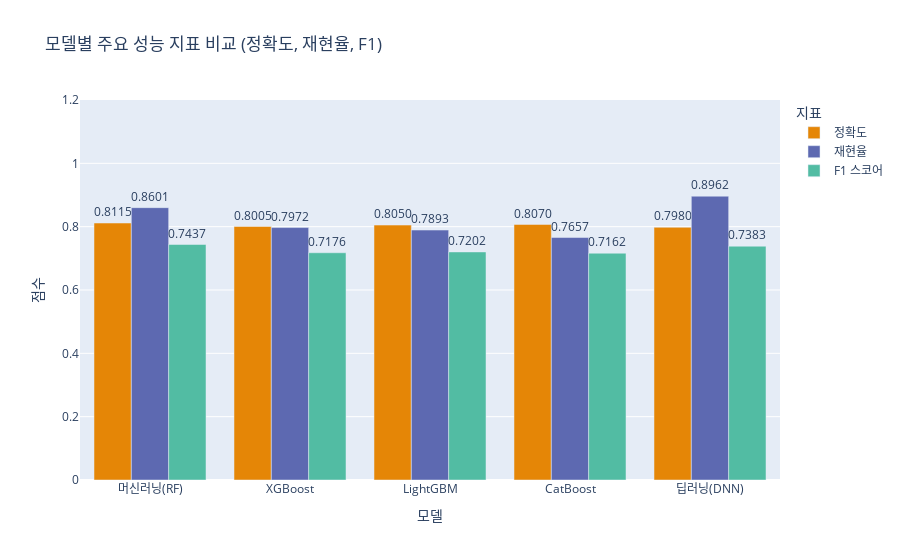
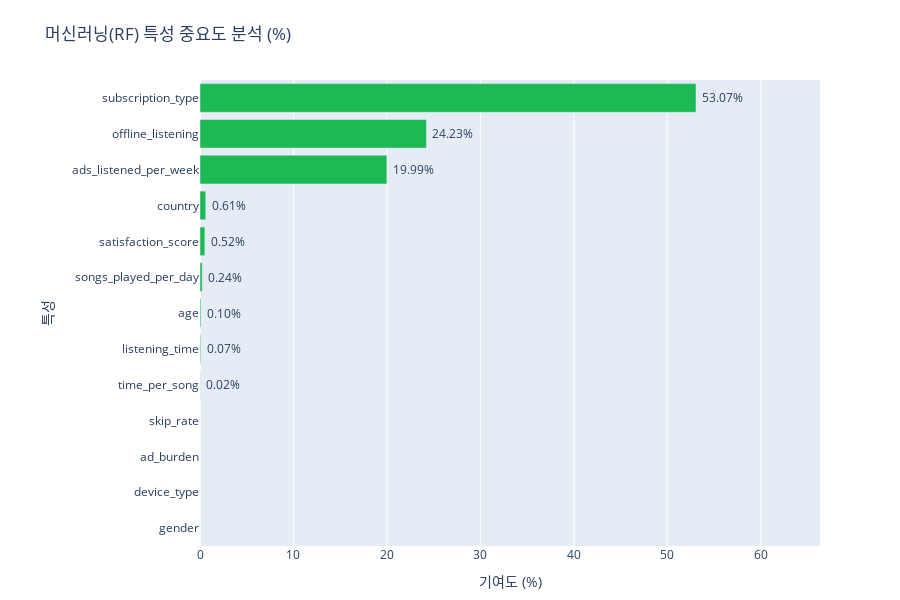
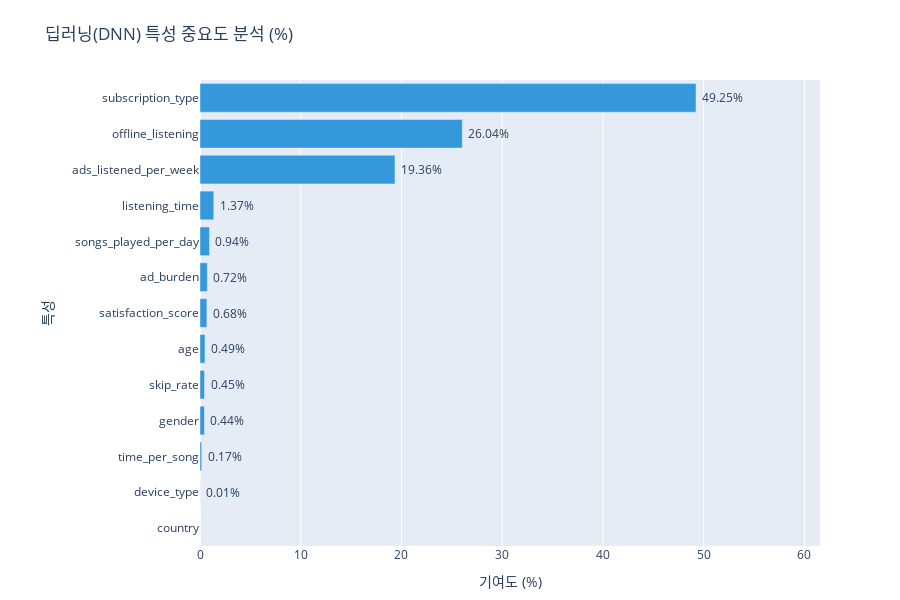
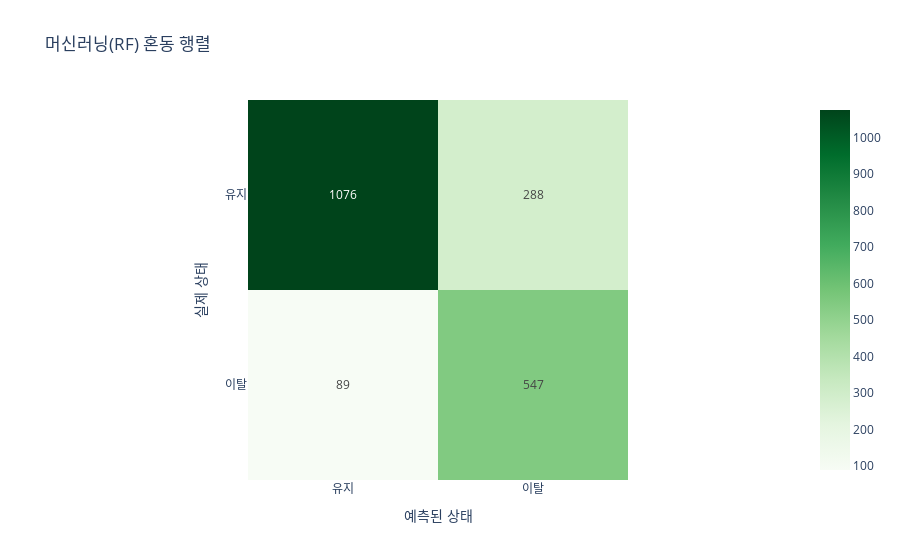

The cell these charts' notebook holds for them, in order:
### Code cell
import pandas as pd
import numpy as np
import joblib
import json
import os
import warnings
import plotly.express as px
import plotly.graph_objects as go
import onnxruntime as ort
from sklearn.metrics import (
    accuracy_score, f1_score, recall_score, 
    confusion_matrix, roc_curve, auc, 
    precision_recall_curve, average_precision_score
)
from sklearn.model_selection import train_test_split
from sklearn.inspection import permutation_importance

warnings.filterwarnings('ignore')

# 분석에 필요한 파일 경로와 결과 이미지를 저장할 위치를 설정합니다
metrics_path = '../data/model_metrics.json'
ml_model_path = '../models/spotify_churn_model.pkl'
dl_model_path = '../models/spotify_dl_model.onnx'
dl_preprocessor_path = '../models/dl_preprocessor.pkl'
data_path = '../data/spotify_churn_dataset.csv'
image_dir = '../02_training_report/images/'

if not os.path.exists(image_dir):
    os.makedirs(image_dir)

# 모델별 성능 지표를 불러와 데이터프레임으로 정리합니다
with open(metrics_path, 'r', encoding='utf-8') as f:
    metrics = json.load(f)

df_metrics = pd.DataFrame(metrics).T.reset_index().rename(columns={
    'index': '모델',
    'Accuracy': '정확도',
    'Recall': '재현율',
    'F1-Score': 'F1 스코어'
})

df_metrics['모델'] = df_metrics['모델'].replace({
    'Deep Learning (DNN)': '딥러닝(DNN)', 
    'RandomForest': '머신러닝(RF)',
    'Deep Learning (PyTorch_ONNX)': '딥러닝(DNN)'
})

# 1. 모델별 주요 성능 지표 시각화
fig_performance = px.bar(
    df_metrics, x='모델', y=['정확도', '재현율', 'F1 스코어'],
    barmode='group', text_auto='.4f', 
    title='모델별 주요 성능 지표 비교 (정확도, 재현율, F1)',
    labels={'value': '점수', 'variable': '지표'},
    color_discrete_sequence=px.colors.qualitative.Vivid
)
fig_performance.update_traces(textposition='outside')
fig_performance.update_layout(yaxis_range=[0, 1.2])
fig_performance.write_image(f'{image_dir}model_performance_bar.png')
fig_performance.show()

# 2. 데이터 준비 및 모델 로드
df = pd.read_csv(data_path)
if 'user_id' in df.columns: df = df.drop(columns=['user_id'])
df['ad_burden'] = df['ads_listened_per_week'] / (df['listening_time'] + 1)
df['satisfaction_score'] = df['songs_played_per_day'] * (1 - df['skip_rate'])
df['time_per_song'] = df['listening_time'] / (df['songs_played_per_day'] + 1)

X = df.drop(columns=['is_churned'])
y = df['is_churned']
_, X_test, _, y_test = train_test_split(X, y, test_size=0.2, random_state=42, stratify=y)

ml_model = joblib.load(ml_model_path)
dl_prep = joblib.load(dl_preprocessor_path)
ort_session = ort.InferenceSession(dl_model_path)

# 3. 사이킷런 호환 딥러닝 래퍼 클래스
class DLWrapper:
    def __init__(self, session, prep, threshold):
        self.session = session
        self.prep = prep
        self.threshold = threshold
        self._estimator_type = "classifier"
        self.classes_ = np.array([0, 1])
    
    def fit(self, X, y): return self
    
    def predict(self, X):
        X_proc = self.prep.transform(X).astype(np.float32)
        input_name = self.session.get_inputs()[0].name
        probs = self.session.run(None, {input_name: X_proc})[0].flatten()
        return (probs >= self.threshold).astype(int)

# 4. 특성 중요도 계산 및 시각화 (수치 실종 및 겹침 문제 해결)
print("특성 중요도를 산출하는 중입니다. 잠시만 기다려 주세요...")
dl_threshold = metrics.get('Deep Learning (DNN)', {}).get('Best Threshold', 0.5)
dl_model_wrapped = DLWrapper(ort_session, dl_prep, dl_threshold)

r_ml = permutation_importance(ml_model, X_test, y_test, n_repeats=5, random_state=42, scoring='f1')
r_dl = permutation_importance(dl_model_wrapped, X_test, y_test, n_repeats=5, random_state=42, scoring='f1')

def plot_importance(importance_results, title, file_name, color):
    df_imp = pd.DataFrame({'특성': X_test.columns, '중요도': importance_results.importances_mean})
    total = df_imp['중요도'].abs().sum()
    df_imp['기여도_pct'] = (df_imp['중요도'] / total) * 100
    df_imp = df_imp.sort_values(by='기여도_pct', ascending=True)

    fig = px.bar(
        df_imp, x='기여도_pct', y='특성', orientation='h', 
        title=title, color_discrete_sequence=[color],
        labels={'기여도_pct': '기여도 (%)'}
    )
    
    # 수치 앞에 공백을 추가하여 특성 이름과 겹치지 않게 하고, 강제로 표시하도록 설정합니다
    fig.update_traces(
        texttemplate=' %{x:.2f}%', 
        textposition='outside',
        cliponaxis=False
    )
    fig.update_layout(
        margin=dict(l=200, r=80, t=80, b=50), # 왼쪽 여백을 충분히 주어 겹침 방지
        uniformtext_minsize=10, # 텍스트 크기 최소값 설정
        uniformtext_mode='show', # 아주 작은 값도 숨기지 않고 강제로 표시
        height=600,
        xaxis=dict(range=[0, df_imp['기여도_pct'].max() * 1.25]) # 수치 공간 확보를 위해 범위 확장
    )
    fig.write_image(f'{image_dir}{file_name}')
    fig.show()

plot_importance(r_ml, '머신러닝(RF) 특성 중요도 분석 (%)', 'ml_importance.png', '#1DB954')
plot_importance(r_dl, '딥러닝(DNN) 특성 중요도 분석 (%)', 'dl_importance.png', '#3498DB')

# 5. 혼동 행렬 시각화
y_prob_ml = ml_model.predict_proba(X_test)[:, 1]
ml_thresh = metrics.get('RandomForest', {}).get('Best Threshold', 0.5)
y_pred_ml = (y_prob_ml >= ml_thresh).astype(int)
y_pred_dl = dl_model_wrapped.predict(X_test)

for y_pred, name, file, col in zip([y_pred_ml, y_pred_dl], ['머신러닝(RF)', '딥러닝(DNN)'], ['ml_cm.png', 'dl_cm.png'], ['Greens', 'Blues']):
    cm = confusion_matrix(y_test, y_pred)
    fig_cm = px.imshow(cm, text_auto=True, color_continuous_scale=col, x=['유지', '이탈'], y=['유지', '이탈'], title=f'{name} 혼동 행렬')
    fig_cm.update_layout(xaxis_title='예측된 상태', yaxis_title='실제 상태')
    fig_cm.write_image(f'{image_dir}{file}')
    fig_cm.show()

# 6. ROC 및 PR 커브 분석
X_test_dl_proc = dl_prep.transform(X_test).astype(np.float32)
y_prob_dl = ort_session.run(None, {ort_session.get_inputs()[0].name: X_test_dl_proc})[0].flatten()

for prob, label, roc_file, pr_file, color in zip(
    [y_prob_ml, y_prob_dl], ['머신러닝(RF)', '딥러닝(DNN)'], 
    ['ml_roc.png', 'dl_roc.png'], ['ml_pr.png', 'dl_pr.png'], ['#1DB954', '#3498DB']
):
    fpr, tpr, _ = roc_curve(y_test, prob)
    roc_score = auc(fpr, tpr)
    fig_roc = go.Figure()
    fig_roc.add_trace(go.Scatter(x=fpr, y=tpr, name=f'AUC = {roc_score:.4f}', line=dict(color=color, width=3)))
    fig_roc.add_shape(type='line', line=dict(dash='dash'), x0=0, x1=1, y0=0, y1=1)
    fig_roc.update_layout(title=f'{label} ROC 커브 (AUC: {roc_score:.4f})', xaxis_title='FPR', yaxis_title='TPR')
    fig_roc.write_image(f'{image_dir}{roc_file}')
    
    prec, rec, _ = precision_recall_curve(y_test, prob)
    pr_score = average_precision_score(y_test, prob)
    fig_pr = go.Figure()
    fig_pr.add_trace(go.Scatter(x=rec, y=prec, name=f'PR-AUC = {pr_score:.4f}', line=dict(color=color, width=3)))
    fig_pr.update_layout(title=f'{label} 정밀도-재현율 커브 (점수: {pr_score:.4f})', xaxis_title='Recall', yaxis_title='Precision')
    fig_pr.write_image(f'{image_dir}{pr_file}')

print("✅ 시각화 수치가 사라지거나 겹치는 문제를 해결하여 저장을 완료했습니다.")

### Figure 1 — Plotly figure (JSON) as saved in the notebook; plotly's stock layout.template omitted (floating-point values rounded to 4 significant figures)
{"data": [{"alignmentgroup": "True", "hovertemplate": "지표=정확도<br>모델=%{x}<br>점수=%{y}<extra></extra>", "legendgroup": "정확도", "marker": {"color": "rgb(229, 134, 6)", "pattern": {"shape": ""}}, "name": "정확도", "offsetgroup": "정확도", "orientation": "v", "showlegend": true, "textposition": "outside", "texttemplate": "%{y:.4f}", "type": "bar", "x": ["머신러닝(RF)", "XGBoost", "LightGBM", "CatBoost", "딥러닝(DNN)"], "xaxis": "x", "y": [0.8115, 0.8005, 0.805, 0.807, 0.798], "yaxis": "y"}, {"alignmentgroup": "True", "hovertemplate": "지표=재현율<br>모델=%{x}<br>점수=%{y}<extra></extra>", "legendgroup": "재현율", "marker": {"color": "rgb(93, 105, 177)", "pattern": {"shape": ""}}, "name": "재현율", "offsetgroup": "재현율", "orientation": "v", "showlegend": true, "textposition": "outside", "texttemplate": "%{y:.4f}", "type": "bar", "x": ["머신러닝(RF)", "XGBoost", "LightGBM", "CatBoost", "딥러닝(DNN)"], "xaxis": "x", "y": [0.8601, 0.7972, 0.7893, 0.7657, 0.8962], "yaxis": "y"}, {"alignmentgroup": "True", "hovertemplate": "지표=F1 스코어<br>모델=%{x}<br>점수=%{y}<extra></extra>", "legendgroup": "F1 스코어", "marker": {"color": "rgb(82, 188, 163)", "pattern": {"shape": ""}}, "name": "F1 스코어", "offsetgroup": "F1 스코어", "orientation": "v", "showlegend": true, "textposition": "outside", "texttemplate": "%{y:.4f}", "type": "bar", "x": ["머신러닝(RF)", "XGBoost", "LightGBM", "CatBoost", "딥러닝(DNN)"], "xaxis": "x", "y": [0.7437, 0.7176, 0.7202, 0.7162, 0.7383], "yaxis": "y"}], "layout": {"barmode": "group", "legend": {"title": {"text": "지표"}, "tracegroupgap": 0}, "title": {"text": "모델별 주요 성능 지표 비교 (정확도, 재현율, F1)"}, "xaxis": {"anchor": "y", "domain": [0, 1], "title": {"text": "모델"}}, "yaxis": {"anchor": "x", "domain": [0, 1], "range": [0, 1.2], "title": {"text": "점수"}}}}

### Figure 2 — Plotly figure (JSON) as saved in the notebook; plotly's stock layout.template omitted (floating-point values rounded to 4 significant figures)
{"data": [{"cliponaxis": false, "hovertemplate": "기여도 (%)=%{x}<br>특성=%{y}<extra></extra>", "legendgroup": "", "marker": {"color": "#1DB954", "pattern": {"shape": ""}}, "name": "", "orientation": "h", "showlegend": false, "textposition": "outside", "texttemplate": " %{x:.2f}%", "type": "bar", "x": [-0.6267, -0.2854, -0.1609, -0.06663, 0.02035, 0.07309, 0.0972, 0.2375, 0.5215, 0.6118, 19.99, 24.23, 53.07], "xaxis": "x", "y": ["gender", "device_type", "ad_burden", "skip_rate", "time_per_song", "listening_time", "age", "songs_played_per_day", "satisfaction_score", "country", "ads_listened_per_week", "offline_listening", "subscription_type"], "yaxis": "y"}], "layout": {"barmode": "relative", "height": 600, "legend": {"tracegroupgap": 0}, "margin": {"b": 50, "l": 200, "r": 80, "t": 80}, "title": {"text": "머신러닝(RF) 특성 중요도 분석 (%)"}, "uniformtext": {"minsize": 10, "mode": "show"}, "xaxis": {"anchor": "y", "domain": [0, 1], "range": [0, 66.34], "title": {"text": "기여도 (%)"}}, "yaxis": {"anchor": "x", "domain": [0, 1], "title": {"text": "특성"}}}}

### Figure 3 — Plotly figure (JSON) as saved in the notebook; plotly's stock layout.template omitted (floating-point values rounded to 4 significant figures)
{"data": [{"cliponaxis": false, "hovertemplate": "기여도 (%)=%{x}<br>특성=%{y}<extra></extra>", "legendgroup": "", "marker": {"color": "#3498DB", "pattern": {"shape": ""}}, "name": "", "orientation": "h", "showlegend": false, "textposition": "outside", "texttemplate": " %{x:.2f}%", "type": "bar", "x": [-0.0659, 0.006036, 0.173, 0.4414, 0.4504, 0.4933, 0.6845, 0.7235, 0.9409, 1.368, 19.36, 26.04, 49.25], "xaxis": "x", "y": ["country", "device_type", "time_per_song", "gender", "skip_rate", "age", "satisfaction_score", "ad_burden", "songs_played_per_day", "listening_time", "ads_listened_per_week", "offline_listening", "subscription_type"], "yaxis": "y"}], "layout": {"barmode": "relative", "height": 600, "legend": {"tracegroupgap": 0}, "margin": {"b": 50, "l": 200, "r": 80, "t": 80}, "title": {"text": "딥러닝(DNN) 특성 중요도 분석 (%)"}, "uniformtext": {"minsize": 10, "mode": "show"}, "xaxis": {"anchor": "y", "domain": [0, 1], "range": [0, 61.56], "title": {"text": "기여도 (%)"}}, "yaxis": {"anchor": "x", "domain": [0, 1], "title": {"text": "특성"}}}}

### Figure 4 — Plotly figure (JSON) as saved in the notebook; plotly's stock layout.template omitted (floating-point values rounded to 4 significant figures)
{"data": [{"coloraxis": "coloraxis", "hovertemplate": "x: %{x}<br>y: %{y}<br>color: %{z}<extra></extra>", "name": "0", "texttemplate": "%{z}", "type": "heatmap", "x": ["유지", "이탈"], "xaxis": "x", "y": ["유지", "이탈"], "yaxis": "y", "z": [[1076, 288], [89, 547]]}], "layout": {"coloraxis": {"colorscale": [[0, "rgb(247,252,245)"], [0.125, "rgb(229,245,224)"], [0.25, "rgb(199,233,192)"], [0.375, "rgb(161,217,155)"], [0.5, "rgb(116,196,118)"], [0.625, "rgb(65,171,93)"], [0.75, "rgb(35,139,69)"], [0.875, "rgb(0,109,44)"], [1, "rgb(0,68,27)"]]}, "title": {"text": "머신러닝(RF) 혼동 행렬"}, "xaxis": {"anchor": "y", "constrain": "domain", "domain": [0, 1], "scaleanchor": "y", "title": {"text": "예측된 상태"}}, "yaxis": {"anchor": "x", "autorange": "reversed", "constrain": "domain", "domain": [0, 1], "title": {"text": "실제 상태"}}}}
